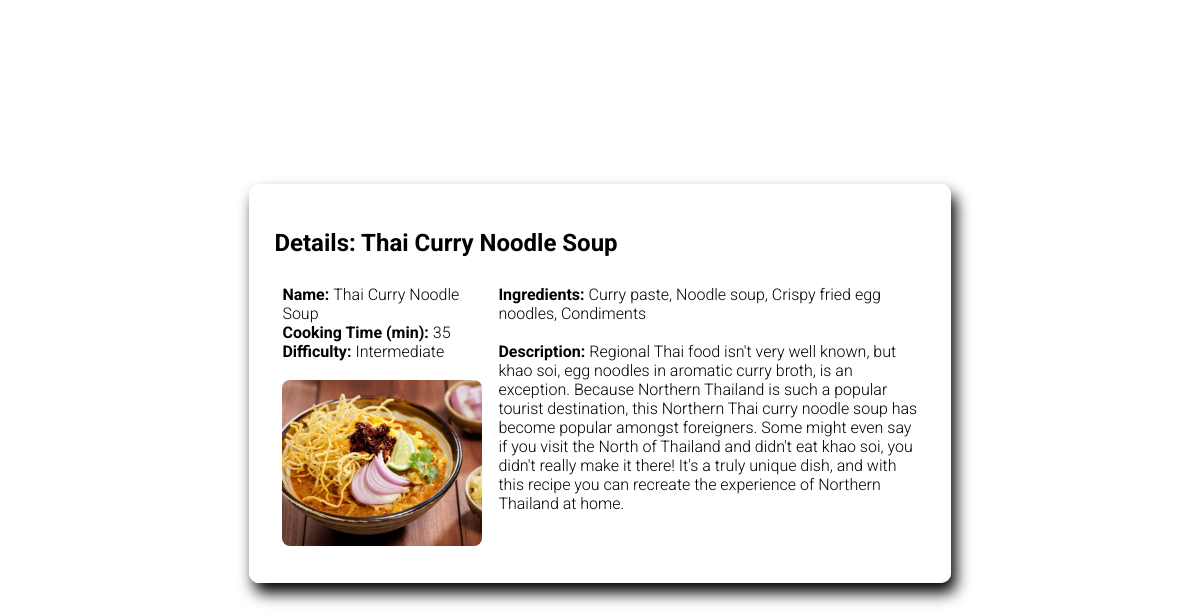
The app's page /list/7 (signed in) with its own data.
### recipes/models.py (models this page shows, shortened)
class Recipe(models.Model):
    name = models.CharField(max_length=255)
    cooking_time = models.IntegerField(help_text='in minutes')
    ingredients = models.TextField()
    description = models.TextField(default='description')
    pic = models.ImageField(upload_to='recipes', default='food-photo.jpg')
    def calculate_difficulty(self):
        difficulty = None
        ingredients = self.ingredients.split(', ')
        if self.cooking_time < 10 and len(ingredients) < 7:
            difficulty = 'Easy'
        elif self.cooking_time < 10 and len(ingredients) >= 7:
            difficulty = 'Medium'
        elif self.cooking_time >= 10 and len(ingredients) <= 6:
            difficulty = 'Intermediate'
        else:
            difficulty = 'Hard'
        return difficulty

### recipes/views.py (the view)
# urls.py: path('list/<pk>', RecipeDetailView.as_view(), name='detail'),
class RecipeDetailView(LoginRequiredMixin, DetailView):
    model = Recipe
    template_name = 'recipes/detail.html'

### recipes/templates/recipes/detail.html (shortened to what this page needs)
{% load static %}
<!DOCTYPE html>
<html lang="en">
<head>
    <link rel="stylesheet" type="text/css" href="{% static 'recipe/css/styles.css' %}">
</head>
<div class="details_modal">
    <h2>Details: {{object.name}}</h2>
    <div class="details_body">
        <div class="details_short">
            <b>Name: </b> {{object.name}} <br>
            <b>Cooking Time (min): </b> {{object.cooking_time}} <br>
            <b>Difficulty: </b> {{object.calculate_difficulty}} <br><br>
            <img src="{{object.pic.url}}" width="200" />
        </div>
        <div class="details_long">
            <b>Ingredients: </b> {{object.ingredients}} <br><br>
            <b>Description: </b> {{object.description}} <br>
        </div>
    </div>
</div>
</html>

### static/recipe/css/styles.css (style rules this page uses)
.details_modal { width: 55%; background-color: rgba(255, 255, 255, 0.8); border-radius: 10px; padding: 25px; box-shadow: 5px 10px 15px; margin: 0 auto; margin-top: 23vh; font-family: 'Roboto', sans-serif; font-weight: 300; }
.details_body { display: flex; }
.details_short, .details_long { padding: 8px; }
.details_short img { border-radius: 8px; }

### records on screen
Recipe: name "Thai Curry Noodle Soup", cooking_time "35", calculate_difficulty "Intermediate", pic (picture), ingredients "Curry paste, Noodle soup, Crispy fried egg noodles, Condiments", description "Regional Thai food isn't very well known, but khao soi, egg noodles in aromatic curry broth, is an exception. Because Northern Thailand is such a popular tourist destination, this Northern Thai curry noodle soup has become popular amongst foreigners. Some might even say if you visit the North of Thailand and didn't eat khao soi, you didn't really make it there! It's a truly unique dish, and with this recipe you can recreate the experience of Northern Thailand at home."
